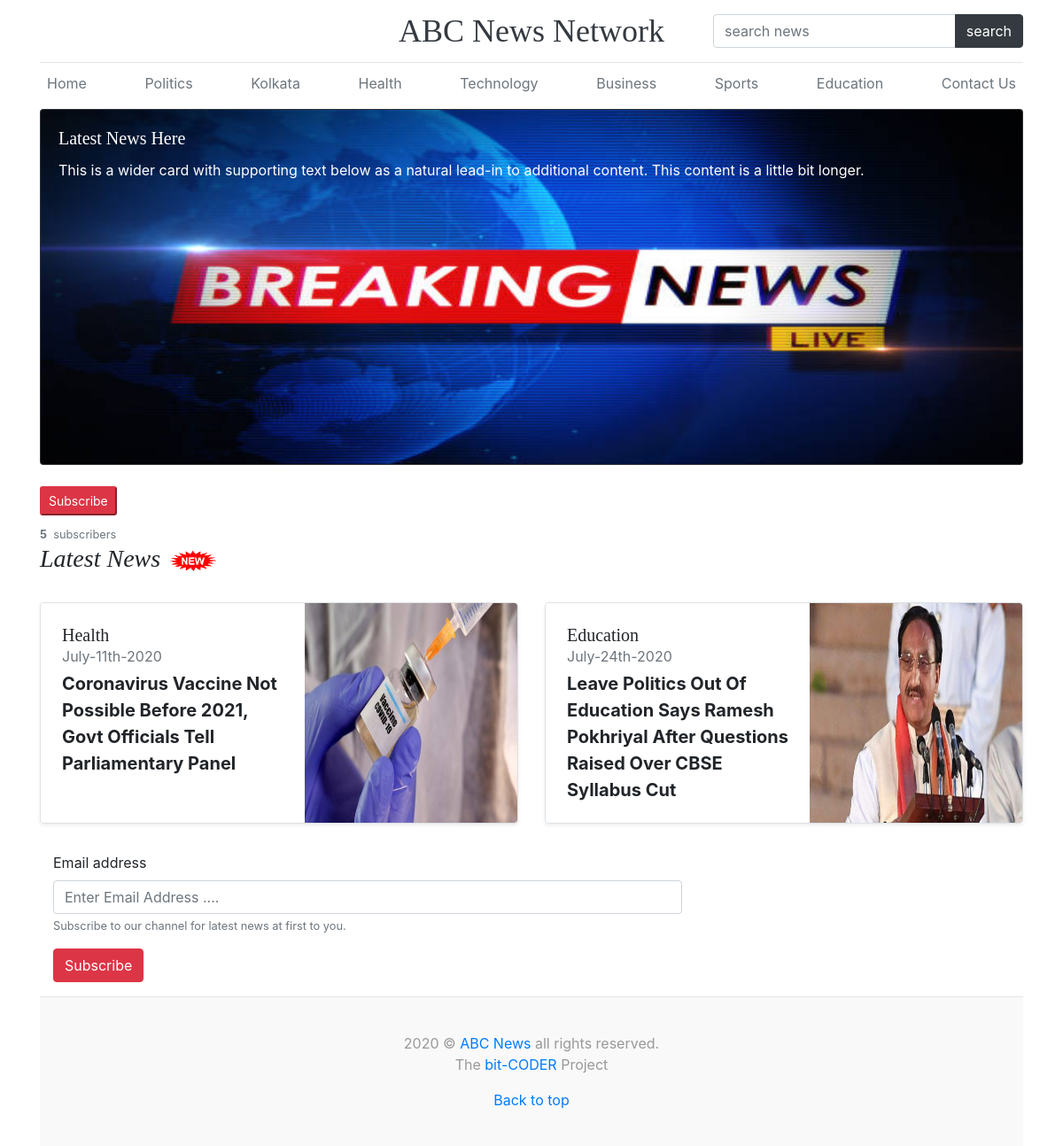
/subscribe.php, run on the app's committed database.
### tables this page shows
CREATE TABLE `category` (
  `id` int(100) NOT NULL,
  `category_name` varchar(200) NOT NULL,
  `des` varchar(500) NOT NULL
);

CREATE TABLE `news_tbl` (
  `id` int(100) NOT NULL,
  `title` varchar(900) NOT NULL,
  `des` varchar(6000) NOT NULL,
  `date` date NOT NULL,
  `category` varchar(100) NOT NULL,
  `thumbnail` varchar(300) NOT NULL,
  `admin` varchar(200) NOT NULL
);

### subscribe.php (the view, shortened to what this page needs)
<?php error_reporting(0);
include('include/index_header.php');
?>
<h3 class="pb-4 mb-2 font-italic">Latest News
<img src="images/gif/new2.gif" style="width: 60px;"></h3>
  <div class="row mb-2">
     <?php
        include('db/config.php');
        $query2=mysqli_query($con,"select * from news_tbl order by id desc limit 0,2");
        while ($row=mysqli_fetch_array($query2)) {
          $category=$row['category'];
          $date=$row['date'];
          $title=$row['title'];
          $thumb=$row['thumbnail'];
        ?>
    <div class="col-md-6">
      <div class="row no-gutters border rounded overflow-hidden flex-md-row mb-4 shadow-sm h-md-250 position-relative">
        <div class="col p-4 d-flex flex-column position-static">
          <h5 class="mb-0"><?php echo $category;?></h5>
          <div class="mb-1 text-muted"><?php echo date("F-jS-Y", strtotime($date));?></div>
          <p class="card-text mb-auto" style="font-size: 20px;"><strong><?php echo $title;?></strong></p>
        </div>
        <div class=" col-auto d-none d-lg-block">
          <img class="card-img-right flex-auto d-none d-md-block" src="images/thumbnail/<?php echo $thumb;?>" alt="..." width="240px">
        </div>
      </div>
    </div>
  <?php }?>
</div>
<main role="main" class="container mb-3">
  <div class="row">
    <div class="col-md-8 blog-main">
      <form action="subscribe.php" method="post">
        <div class="form-group">
          <label for="exampleInputEmail1">Email address</label>
          <input type="email" class="form-control" id="exampleInputEmail1" aria-describedby="emailHelp" placeholder="Enter Email Address ...." name="email" required>
          <small id="emailHelp" class="form-text text-muted">Subscribe to our channel for latest news at first to you.</small>
        </div>
        <button type="submit" class="btn btn-danger" name="subscribe_btn">Subscribe</button>
      </form>
    </div>
  </div>
</main>
<?php
  include('include/index_footer.php');
?>

### include/index_header.php (shortened to what this page needs)
<!doctype html>
<html lang="en">
  <head>
    <link rel="stylesheet" type="text/css" href="style/bootstrap/css/bootstrap.min.css">
    <link rel="stylesheet" type="text/css" href="fontawesome/font-awesome.min.css">
    <link href="style/blog.css" rel="stylesheet">
  </head>
  <body>
    <div class="container">
  <header class="blog-header py-3">
    <div class="row flex-nowrap justify-content-between align-items-center">
      <div class="col-4 pt-1">
      </div>
      <div class="col-4 text-center">
        <a class="blog-header-logo text-dark" href="#">ABC News Network</a>
      </div>
      <div class="col-4 d-flex justify-content-end align-items-center">
        <form action="search.php" method="post">
          <div class="input-group">
          <input type="text" name="search" placeholder="search news" class="form-control">
          <div class="input-group-append">
          <input type="submit" name="search_btn" class="btn btn-dark" value="search">
          </div>
          </div>
        </form>
      </div>
    </div>
  </header>
  <div class="nav-scroller py-1 mb-2">
    <nav class="nav d-flex justify-content-between">
      <a class="p-2 text-muted" href="index.php">Home</a>
      <?php
            include('db/config.php');
            $query1=mysqli_query($con,"select * from category");
            while ($row=mysqli_fetch_array($query1)) {
              $category_name=$row['category_name'];
          ?>
     <a class="p-2 text-muted" href="category_page.php?name=<?php echo $category_name;?>"><?php echo $category_name;?></a>
      <?php }?>
      <a class="p-2 text-muted" href="#">Contact Us</a>
    </nav>
  </div>
  <div class="card bg-dark text-white mb-4">
  <img src="images/news-style/hero.jpg" class="card-img" alt="..." style="height:400px;">
  <div class="card-img-overlay">
    <h5 class="card-title">Latest News Here</h5>
    <p class="card-text">This is a wider card with supporting text below as a natural lead-in to additional content. This content is a little bit longer.</p>
  </div>
</div>
<a href="subscribe.php"><button class="btn-sm btn-danger mb-2">Subscribe</button></a>
<?php
  $sqlleft=mysqli_query($con,"SELECT Count(id) AS total FROM subscribe_tbl");
    $values_left=mysqli_fetch_assoc($sqlleft);
    $num_rows_left=$values_left['total'];
?>
<div class="text-muted">
  <small><strong><?php echo $num_rows_left;?></strong>&nbsp; subscribers</small>
</div>

### style/blog.css (style rules this page uses)
* { scroll-behavior: smooth; }
.blog-header { line-height: 1; border-bottom: 1px solid #e5e5e5; }
.blog-header-logo { font-family: "Playfair Display", Georgia, "Times New Roman", serif; font-size: 2.25rem; }
h1, h2, h3, h4, h5, h6 { font-family: "Playfair Display", Georgia, "Times New Roman", serif; }
.nav-scroller { position: relative; z-index: 2; height: 2.75rem; overflow-y: hidden; }
.nav-scroller .nav { display: -ms-flexbox; display: flex; -ms-flex-wrap: nowrap; flex-wrap: nowrap; padding-bottom: 1rem; margin-top: -1px; overflow-x: auto; text-align: center; white-space: nowrap; -webkit-overflow-scrolling: touch; }
.card-img-right { height: 100%; border-radius: 0 3px 3px 0; }
.flex-auto { -ms-flex: 0 0 auto; flex: 0 0 auto; }
@media (min-width: 768px) { .h-md-250 { height: 250px; } }

### data on the page
category: category_name "Politics"
category: category_name "Kolkata"
category: category_name "Health"
category: category_name "Technology"
category: category_name "Business"
category: category_name "Sports"
category: category_name "Education"
news_tbl: category "Health", date "July-11th-2020", title "Coronavirus Vaccine Not Possible Before 2021, Govt Officials Tell Parliamentary Panel", thumbnail (picture)
news_tbl: category "Education", date "July-24th-2020", title "Leave Politics Out Of Education Says Ramesh Pokhriyal After Questions Raised Over CBSE Syllabus Cut", thumbnail (picture)

### other printed values
$num_rows_left "5"
